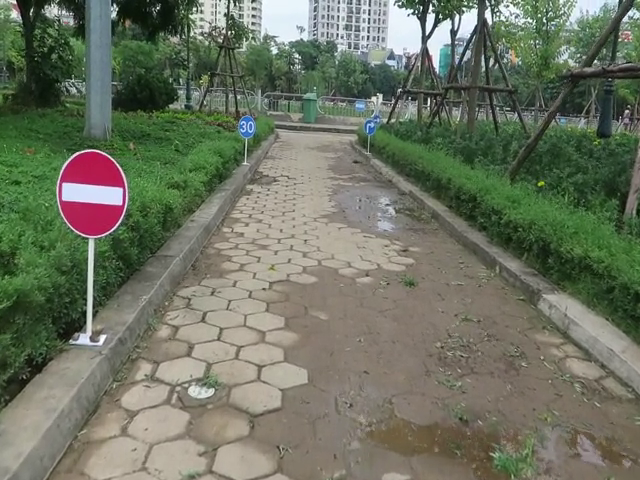
#> input picture vlcsnap-2018-01-16-00h15m38s311.png, 640 x 480 px
$ jupyter execute --allow-errors hough.ipynb
#> lines starting #> are read from the running program, lines starting #| are printed output that depends on the picture
#> further down, img is the input picture: shape (480, 640, 3); mean B, G, R 97.3, 115.4, 108.9
[cell 1]
import cv2
import numpy as np

[cell 2]
def image_resize(image, width = None, height = None, inter = cv2.INTER_AREA):
    # initialize the dimensions of the image to be resized and
    # grab the image size
    dim = None
    (h, w) = image.shape[:2]

    # if both the width and height are None, then return the
    # original image
    if width is None and height is None:
        return image

    # check to see if the width is None
    if width is None:
        # calculate the ratio of the height and construct the
        # dimensions
        r = height / float(h)
        dim = (int(w * r), height)

    # otherwise, the height is None
    else:
        # calculate the ratio of the width and construct the
        # dimensions
        r = width / float(w)
        dim = (width, int(h * r))

    # resize the image
    resized = cv2.resize(image, dim, interpolation = inter)

    # return the resized image
    return resized

[cell 3]
import cv2
import numpy as np
def houghTest(frame):
    output = frame.copy()
    output = cv2.resize(output, (640, 360), interpolation = cv2.INTER_LINEAR)
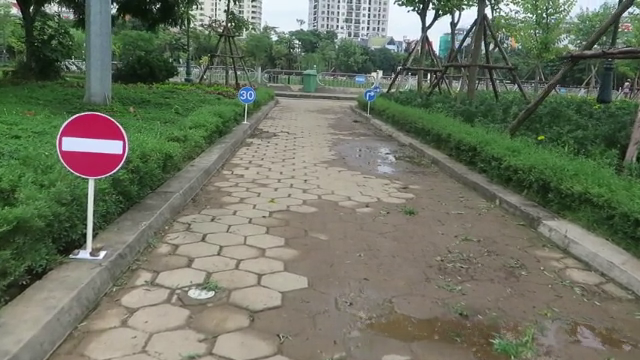
#> output: shape (360, 640, 3); mean B, G, R 97.3, 115.4, 108.9
    gray = cv2.cvtColor(output, cv2.COLOR_BGR2GRAY)
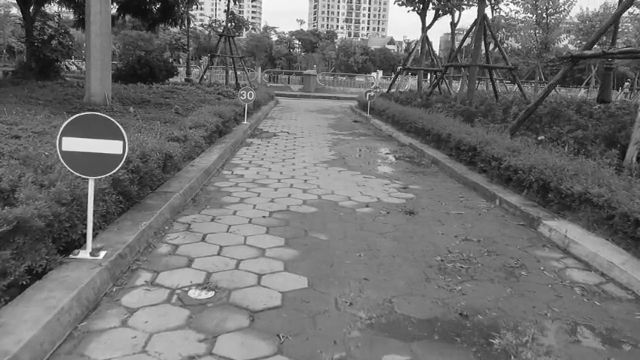
#> gray: shape (360, 640); min 8, max 255, mean 111.4
    gray = cv2.Canny(gray, 100, 200)
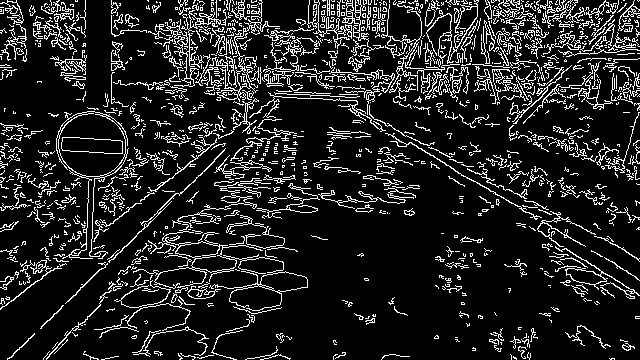
#> gray: shape (360, 640); 13.5% white in thin lines or dots
    cv2.imshow("test", gray)
    circles = cv2.HoughCircles(gray, cv2.HOUGH_STANDARD, 20, 10, minRadius=10, maxRadius=50)

    # ensure at least some circles were found
    if circles is not None:
        # convert the (x, y) coordinates and radius of the circles to integers
        circles = np.round(circles[0, :]).astype("int")

        # loop over the (x, y) coordinates and radius of the circles
        for (x, y, r) in circles:
            # draw the circle in the output image, then draw a rectangle
            # corresponding to the center of the circle
            cv2.circle(output, (x, y), r, (0, 255, 0), 4)
#             cv2.rectangle(output, (x - 5, y - 5), (x + 5, y + 5), (0, 128, 255), -1)

        # show the output image
        cv2.imshow("output", output)
# [9 lines of commented-out code are left out]
img=cv2.imread('./vlcsnap-2018-01-16-00h15m38s311.png')
# img=cv2.imread('./circle.png')
#> (the rest of this cell did not finish here and is left out)
